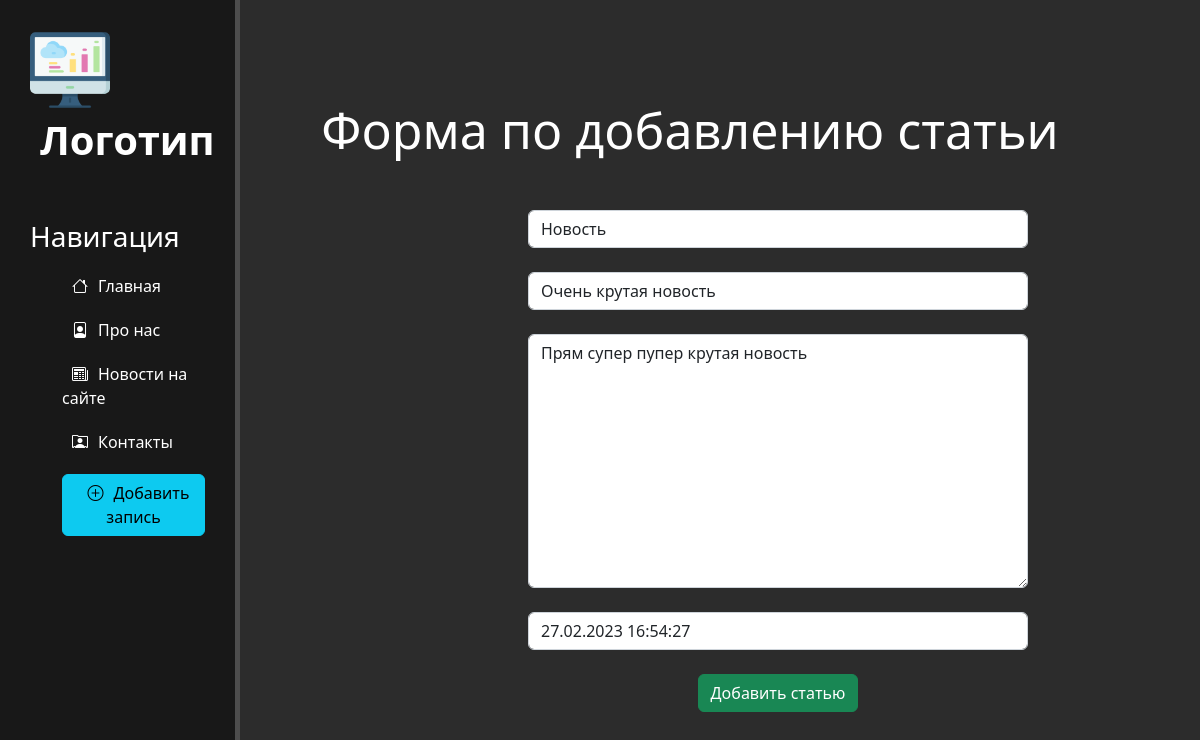
The page /news/2/update on the database its author committed.
### news/models.py (models this page shows, shortened)
class Articles(models.Model):
    title = models.CharField('Название', max_length=50)
    anons = models.CharField('Анонс', max_length=250)
    full_text = models.TextField('Статья')
    data = models.DateTimeField('Дата публикации')
    class Meta:
        verbose_name = 'Новость'
        verbose_name_plural = 'Новости'

### news/views.py (the view)
class NewsUpdateView(UpdateView):
    model = Articles
    template_name = 'news/create.html'
    form_class = ArticlesForm

### news/forms.py
class ArticlesForm(ModelForm):
    class Meta:
        model = Articles
        fields = ['title', 'anons', 'full_text', 'data']
        widgets = {
            "title": TextInput(attrs={
                'class': 'form-control',
                'placeholder': 'Название статьи'
            }),
            "anons": TextInput(attrs={
                'class': 'form-control',
                'placeholder': 'Анонс статьи'
            }),
            "data": DateTimeInput(attrs={
                'class': 'form-control',
                'placeholder': 'Дата публикации'
            }),
            "full_text": Textarea(attrs={
                'class': 'form-control',
                'placeholder': 'Текст статьи'
            }),
        }

### news/templates/news/create.html (shortened to what this page needs)
{% extends 'main/layout.html' %}
{% block content %}
    <div class="features">
        <h1>
            Форма по добавлению статьи
        </h1>
        <form method="post">
            {{ form.title }}<br>
            {{ form.anons }}<br>
            {{ form.full_text }}<br>
            {{ form.data }}<br>
            <button class="btn btn-success" type="submit">Добавить статью</button><br>
        </form>
    </div>
{% endblock %}

### main/static/main/css/main.css (style rules this page uses)
body { background: #2c2c2c; }
main .features { float: left; color: #ffffff; margin-top: 100px; text-align: center; width: 75%; }
main .features h1 { font-size: 50px; }
form { margin-left: 32%; width: 500px; margin-top: 50px; }

### rows shown on the page
Articles: title "Новость", anons "Очень крутая новость", full_text "Прям супер пупер крутая новость", data "27.02.2023 16:54:27"
